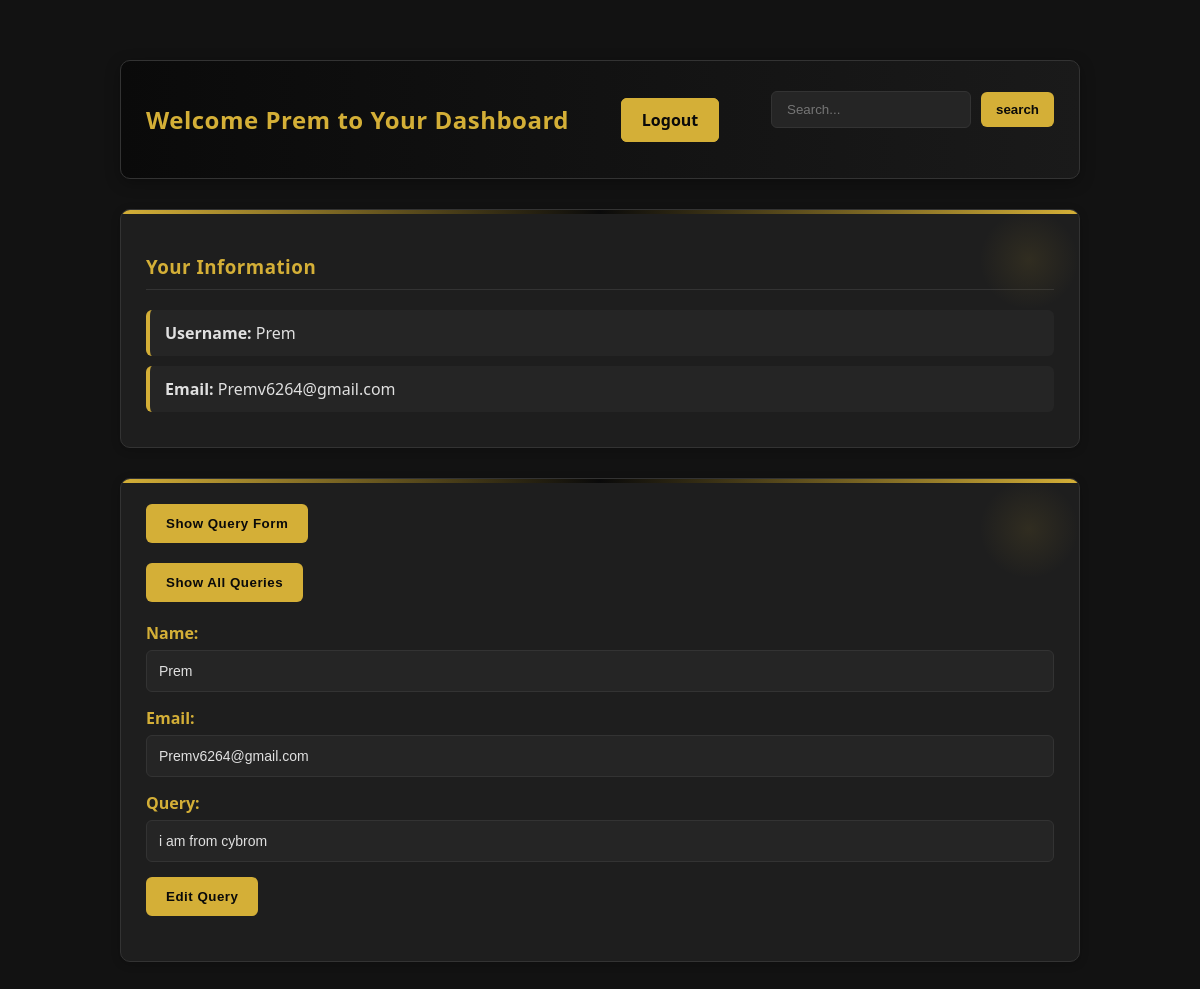
The page /edit/1/1/ on the database its author committed.
### my_aap/models.py (models this page shows, shortened)
class registration(models.Model):
    name = models.CharField(max_length=100)
    email = models.EmailField(unique=True)
    password = models.CharField(max_length=100)

class Query(models.Model):
    name = models.CharField(max_length=50)
    email = models.EmailField()
    query = models.TextField()

### my_aap/views.py (the view)
# urls.py: path('edit/<int:pk>/<int:id>/',views.edit,name='edit'),
def edit(req,id,pk):
    editdata = Query.objects.get(id = id)
    editqurey = editdata.query
    user=registration.objects.get(id=pk)
    data={'id':user.id,'name':user.name,'email':user.email,'password':user.password,'editqurey': editqurey}
    return render(req,"dashbord.html",{'data':data,'edit':editdata})

### my_aap/templates/dashbord.html (shortened to what this page needs)
<!DOCTYPE html>
<html lang="en">
<head>
</head>
<body>
<div class="dashboard-container">
  <header>
    <h1>Welcome {{ data.name }} to Your Dashboard</h1>
    <div class="logout-btn">
      <a href="{% url 'logout' %}">Logout</a>
    </div>
    <form action="{% url 'search' pk=data.id %}" method="post" class="search-container">
      <input type="search" name="search" id="search" placeholder="Search...">
      <input type="submit" class="search-btn" value="search">
    </form>
  </header>
  <div class="user-info">
    <h3>Your Information</h3>
    <div class="info-display">
      <p><strong>Username:</strong> {{ data.name }}</p>
      <p><strong>Email:</strong> {{ data.email }}</p>
    </div>
  </div>
  <div class="query-section">
    <form action="{% url 'q' x=data.id %}" method="post">
      <button type="submit">Show Query Form</button>
    </form>
    <form action="{% url 'allquery' x=data.id %}" method="post">
      <button type="submit">Show All Queries</button>
    </form>
    {% if edit %}
    <form action="{% url 'updatedata' id=edit.id pk=data.id %}" method="post">
      <div class="form-group">
        <label>Name:</label>
        <input type="text" name="name" value="{{ data.name }}" readonly>
      </div>
      <div class="form-group">
        <label>Email:</label>
        <input type="email" name="email" value="{{ data.email }}" readonly>
      </div>
      <div class="form-group">
        <label>Query:</label>
        <input type="text" name="query" value="{{data.editqurey}}">
      </div>
      <button type="submit">Edit Query</button>
    </form>
    {% endif %}
  </div>
</div>
</body>
</html>

### my_aap/templates/dashbord.html (style rules this page uses)
* { box-sizing: border-box; }
body { font-family: 'Segoe UI', Tahoma, Geneva, Verdana, sans-serif; margin: 0; padding: 0; background-color: #121212; color: #e0e0e0; }
.dashboard-container { max-width: 1000px; margin: 40px auto; padding: 20px; }
header { background: linear-gradient(to right, #0a0a0a, #1a1a1a); color: #d4af37; padding: 30px 25px; border-radius: 10px; display: flex; justify-content: space-between; align-items: center; box-shadow: 0 4px 15px rgba(0, 0, 0, 0.3); border: 1px solid #333; flex-wrap: wrap; gap: 15px; }
header h1 { font-size: 24px; margin: 0; letter-spacing: 0.5px; }
.logout-btn a { text-decoration: none; color: #0a0a0a; background-color: #d4af37; padding: 10px 20px; border-radius: 6px; font-weight: bold; transition: all 0.3s ease; border: 1px solid #d4af37; }
.user-info, .query-section { background-color: #1e1e1e; padding: 25px; border-radius: 10px; box-shadow: 0 2px 10px rgba(0, 0, 0, 0.2); margin-top: 30px; border: 1px solid #333; }
.info-display p { padding: 12px 15px; margin: 10px 0; background: #252525; border-left: 4px solid #d4af37; border-radius: 6px; color: #e0e0e0; }
h3 { border-bottom: 1px solid #333; padding-bottom: 10px; margin-bottom: 20px; color: #d4af37; letter-spacing: 0.5px; }
form { margin-bottom: 20px; }
.form-group { margin-bottom: 15px; }
label { display: block; margin-bottom: 6px; font-weight: 600; color: #d4af37; }
input[type="text"], input[type="email"], textarea { width: 100%; padding: 12px; background-color: #252525; border: 1px solid #333; border-radius: 6px; font-size: 14px; transition: all 0.3s; color: #e0e0e0; }
button { padding: 12px 20px; background-color: #d4af37; color: #0a0a0a; font-weight: bold; border: none; border-radius: 6px; cursor: pointer; transition: all 0.3s ease; letter-spacing: 0.5px; }
.user-info::before, .query-section::before { content: ""; position: absolute; top: 0; left: 0; right: 0; height: 4px; background: linear-gradient(to right, #d4af37, #0a0a0a, #d4af37); border-radius: 10px 10px 0 0; }
.user-info, .query-section { position: relative; overflow: hidden; }
.search-container { display: flex; align-items: center; gap: 10px; }
#search { width: 200px; padding: 10px 15px; background-color: #252525; border: 1px solid #333; border-radius: 6px; color: #e0e0e0; transition: all 0.3s; }
.search-btn { padding: 10px 15px; background-color: #d4af37; color: #0a0a0a; font-weight: bold; border: none; border-radius: 6px; cursor: pointer; transition: all 0.3s ease; }
.user-info::after, .query-section::after { content: ""; position: absolute; top: 0; right: 0; width: 100px; height: 100px; background: radial-gradient(circle, rgba(212, 175, 55, 0.1) 0%, rgba(10, 10, 10, 0) 70%); z-index: 0; }

### rows shown on the page
registration: name "Prem", email "Premv6264@gmail.com"
Query: query "i am from cybrom"
